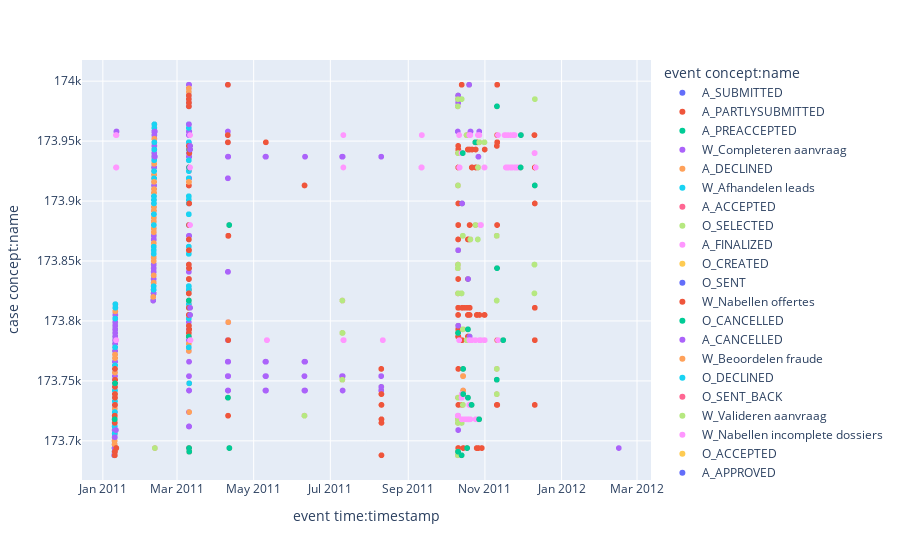

The code cell stored with this chart in its notebook:
### Code cell
px.scatter(train_data[train_data[case_column].isin(first_100)], x=timestamp_column, y=case_column, color=event_column)
